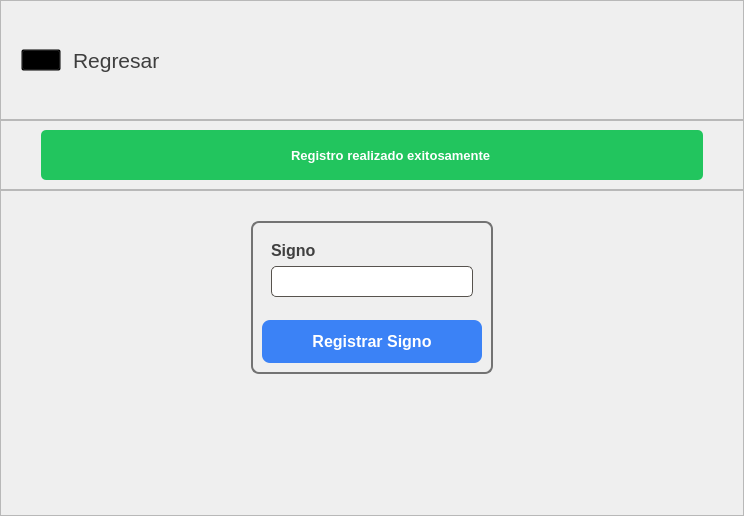
            <widget class="QWidget" name="pagAgregarSigno">
             <layout class="QVBoxLayout" name="verticalLayout_53">
              <property name="spacing">
               <number>0</number>
              </property>
              <property name="leftMargin">
               <number>0</number>
              </property>
              <property name="topMargin">
               <number>0</number>
              </property>
              <property name="rightMargin">
               <number>0</number>
              </property>
              <property name="bottomMargin">
               <number>0</number>
              </property>
              <item alignment="Qt::AlignTop">
               <widget class="QFrame" name="frame_78">
                <property name="minimumSize">
                 <size>
                  <width>0</width>
                  <height>120</height>
                 </size>
                </property>
                <property name="frameShape">
                 <enum>QFrame::StyledPanel</enum>
                </property>
                <property name="frameShadow">
                 <enum>QFrame::Raised</enum>
                </property>
                <layout class="QHBoxLayout" name="horizontalLayout_43">
                 <property name="spacing">
                  <number>12</number>
                 </property>
                 <property name="leftMargin">
                  <number>20</number>
                 </property>
                 <property name="topMargin">
                  <number>20</number>
                 </property>
                 <property name="rightMargin">
                  <number>20</number>
                 </property>
                 <property name="bottomMargin">
                  <number>20</number>
                 </property>
                 <item>
                  <widget class="QPushButton" name="btnRegresarACitas_3">
                   <property name="cursor">
                    <cursorShape>PointingHandCursor</cursorShape>
                   </property>
                   <property name="styleSheet">
                    <string notr="true">QPushButton{
	background-color: transparent;
}</string>
                   </property>
                   <property name="text">
                    <string/>
                   </property>
                   <property name="icon">
                    <iconset>
                     <normaloff>img/back.svg</normaloff>img/back.svg</iconset>
                   </property>
                   <property name="iconSize">
                    <size>
                     <width>30</width>
                     <height>30</height>
                    </size>
                   </property>
                  </widget>
                 </item>
                 <item>
                  <widget class="QLabel" name="lblRegresarACitas_3">
                   <property name="sizePolicy">
                    <sizepolicy hsizetype="Preferred" vsizetype="Expanding">
                     <horstretch>0</horstretch>
                     <verstretch>0</verstretch>
                    </sizepolicy>
                   </property>
                   <property name="font">
                    <font>
                     <family>Arial</family>
                     <pointsize>16</pointsize>
                    </font>
                   </property>
                   <property name="cursor">
                    <cursorShape>PointingHandCursor</cursorShape>
                   </property>
                   <property name="styleSheet">
                    <string notr="true">QLabel{
	color: #3E3E3E;
}</string>
                   </property>
                   <property name="text">
                    <string>Regresar</string>
                   </property>
                  </widget>
                 </item>
                 <item>
                  <spacer name="horizontalSpacer_43">
                   <property name="orientation">
                    <enum>Qt::Horizontal</enum>
                   </property>
                   <property name="sizeHint" stdset="0">
                    <size>
                     <width>563</width>
                     <height>20</height>
                    </size>
                   </property>
                  </spacer>
                 </item>
                </layout>
               </widget>
              </item>
              <item alignment="Qt::AlignTop">
               <widget class="QFrame" name="frame_79">
                <property name="minimumSize">
                 <size>
                  <width>0</width>
                  <height>70</height>
                 </size>
                </property>
                <property name="frameShape">
                 <enum>QFrame::StyledPanel</enum>
                </property>
                <property name="frameShadow">
                 <enum>QFrame::Raised</enum>
                </property>
                <layout class="QHBoxLayout" name="horizontalLayout_45">
                 <property name="leftMargin">
                  <number>40</number>
                 </property>
                 <property name="rightMargin">
                  <number>40</number>
                 </property>
                 <item>
                  <widget class="QFrame" name="lblRegistroSigno">
                   <property name="styleSheet">
                    <string notr="true">QFrame{
	background-color: #22c55e;
	border-radius: 5px;
}</string>
                   </property>
                   <property name="frameShape">
                    <enum>QFrame::StyledPanel</enum>
                   </property>
                   <property name="frameShadow">
                    <enum>QFrame::Raised</enum>
                   </property>
                   <layout class="QHBoxLayout" name="horizontalLayout_44">
                    <item>
                     <spacer name="horizontalSpacer_46">
                      <property name="orientation">
                       <enum>Qt::Horizontal</enum>
                      </property>
                      <property name="sizeHint" stdset="0">
                       <size>
                        <width>40</width>
                        <height>20</height>
                       </size>
                      </property>
                     </spacer>
                    </item>
                    <item>
                     <widget class="QPushButton" name="lblIconoRegistroCita_4">
                      <property name="minimumSize">
                       <size>
                        <width>30</width>
                        <height>30</height>
                       </size>
                      </property>
                      <property name="styleSheet">
                       <string notr="true">QPushButton{
	background-color: transparent;
	border: none;
}</string>
                      </property>
                      <property name="text">
                       <string/>
                      </property>
                      <property name="icon">
                       <iconset>
                        <normaloff>img/check.svg</normaloff>img/check.svg</iconset>
                      </property>
                      <property name="iconSize">
                       <size>
                        <width>30</width>
                        <height>30</height>
                       </size>
                      </property>
                     </widget>
                    </item>
                    <item>
                     <widget class="QLabel" name="lblMsjRegistroCita_4">
                      <property name="font">
                       <font>
                        <family>Arial</family>
                        <pointsize>10</pointsize>
                        <weight>75</weight>
                        <bold>true</bold>
                       </font>
                      </property>
                      <property name="styleSheet">
                       <string notr="true">QLabel{
	color: #fff;
}</string>
                      </property>
                      <property name="text">
                       <string>Registro realizado exitosamente</string>
                      </property>
                     </widget>
                    </item>
                    <item>
                     <spacer name="horizontalSpacer_47">
                      <property name="orientation">
                       <enum>Qt::Horizontal</enum>
                      </property>
                      <property name="sizeHint" stdset="0">
                       <size>
                        <width>40</width>
                        <height>20</height>
                       </size>
                      </property>
                     </spacer>
                    </item>
                   </layout>
                  </widget>
                 </item>
                </layout>
               </widget>
              </item>
              <item>
               <widget class="QFrame" name="frame_80">
                <property name="sizePolicy">
                 <sizepolicy hsizetype="Preferred" vsizetype="Expanding">
                  <horstretch>0</horstretch>
                  <verstretch>0</verstretch>
                 </sizepolicy>
                </property>
                <property name="frameShape">
                 <enum>QFrame::StyledPanel</enum>
                </property>
                <property name="frameShadow">
                 <enum>QFrame::Raised</enum>
                </property>
                <layout class="QGridLayout" name="gridLayout_4">
                 <property name="topMargin">
                  <number>30</number>
                 </property>
                 <item row="0" column="0">
                  <spacer name="horizontalSpacer_45">
                   <property name="orientation">
                    <enum>Qt::Horizontal</enum>
                   </property>
                   <property name="sizeHint" stdset="0">
                    <size>
                     <width>240</width>
                     <height>20</height>
                    </size>
                   </property>
                  </spacer>
                 </item>
                 <item row="0" column="1">
                  <widget class="QFrame" name="frame_81">
                   <property name="sizePolicy">
                    <sizepolicy hsizetype="Preferred" vsizetype="Preferred">
                     <horstretch>0</horstretch>
                     <verstretch>0</verstretch>
                    </sizepolicy>
                   </property>
                   <property name="minimumSize">
                    <size>
                     <width>0</width>
                     <height>0</height>
                    </size>
                   </property>
                   <property name="sizeIncrement">
                    <size>
                     <width>0</width>
                     <height>0</height>
                    </size>
                   </property>
                   <property name="styleSheet">
                    <string notr="true">QFrame{
	border: 2px solid #737373;
	border-radius: 8px;
}</string>
                   </property>
                   <property name="frameShape">
                    <enum>QFrame::StyledPanel</enum>
                   </property>
                   <property name="frameShadow">
                    <enum>QFrame::Raised</enum>
                   </property>
                   <layout class="QVBoxLayout" name="verticalLayout_54">
                    <property name="spacing">
                     <number>14</number>
                    </property>
                    <item alignment="Qt::AlignTop">
                     <widget class="QFrame" name="frame_82">
                      <property name="styleSheet">
                       <string notr="true">QFrame{
	border: none;
}</string>
                      </property>
                      <property name="frameShape">
                       <enum>QFrame::StyledPanel</enum>
                      </property>
                      <property name="frameShadow">
                       <enum>QFrame::Raised</enum>
                      </property>
                      <layout class="QVBoxLayout" name="verticalLayout_55">
                       <item alignment="Qt::AlignTop">
                        <widget class="QLabel" name="label_39">
                         <property name="font">
                          <font>
                           <family>Arial</family>
                           <pointsize>12</pointsize>
                           <weight>75</weight>
                           <bold>true</bold>
                          </font>
                         </property>
                         <property name="styleSheet">
                          <string notr="true">QLabel{
	color: #404040;
}</string>
                         </property>
                         <property name="text">
                          <string>Signo</string>
                         </property>
                        </widget>
                       </item>
                       <item>
                        <widget class="QLineEdit" name="inpRegistroSigno">
                         <property name="minimumSize">
                          <size>
                           <width>0</width>
                           <height>30</height>
                          </size>
                         </property>
                         <property name="font">
                          <font>
                           <family>Arial</family>
                           <pointsize>12</pointsize>
                          </font>
                         </property>
                         <property name="styleSheet">
                          <string notr="true">QLineEdit{
	padding: 4px;
	border-radius: 5px;
	border: 1px solid #57534e;
	color: #404040;
	padding-left: 5px;
	padding-right: 5px;
}</string>
                         </property>
                         <property name="text">
                          <string/>
                         </property>
                        </widget>
                       </item>
                      </layout>
                     </widget>
                    </item>
                    <item>
                     <widget class="QPushButton" name="btnRegistroSintomaSubmit_2">
                      <property name="font">
                       <font>
                        <family>Arial</family>
                        <pointsize>12</pointsize>
                        <weight>75</weight>
                        <bold>true</bold>
                       </font>
                      </property>
                      <property name="cursor">
                       <cursorShape>PointingHandCursor</cursorShape>
                      </property>
                      <property name="styleSheet">
                       <string notr="true">QPushButton{
	background-color: #3b82f6;
	padding: 12px;
	border-radius: 8px;
	color: #fff;
}
QPushButton::hover{
	background-color: #2563eb;
}</string>
                      </property>
                      <property name="text">
                       <string>Registrar Signo</string>
                      </property>
                     </widget>
                    </item>
                   </layout>
                  </widget>
                 </item>
                 <item row="0" column="2">
                  <spacer name="horizontalSpacer_44">
                   <property name="orientation">
                    <enum>Qt::Horizontal</enum>
                   </property>
                   <property name="sizeHint" stdset="0">
                    <size>
                     <width>240</width>
                     <height>20</height>
                    </size>
                   </property>
                  </spacer>
                 </item>
                 <item row="1" column="1">
                  <spacer name="verticalSpacer_10">
                   <property name="orientation">
                    <enum>Qt::Vertical</enum>
                   </property>
                   <property name="sizeHint" stdset="0">
                    <size>
                     <width>20</width>
                     <height>132</height>
                    </size>
                   </property>
                  </spacer>
                 </item>
                </layout>
               </widget>
              </item>
             </layout>
            </widget>
